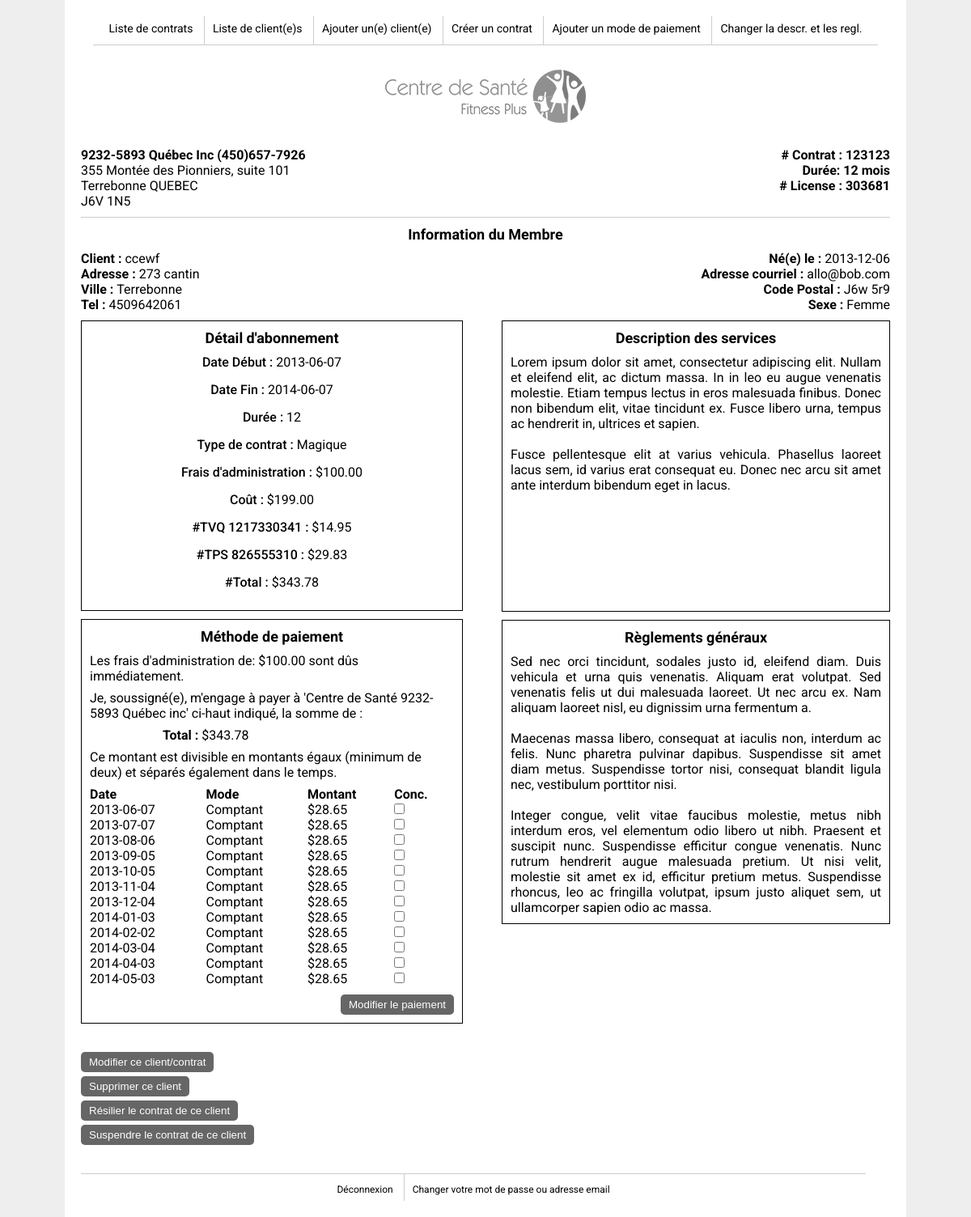
/facture.php?client_id=9 (signed in), run on the app's committed database.
### tables this page shows
CREATE TABLE IF NOT EXISTS `contrats` (
  `contrat_id` int(11) unsigned NOT NULL AUTO_INCREMENT,
  `client_id` int(11) NOT NULL,
  `numeroContrat` int(11) NOT NULL,
  `duree` int(11) NOT NULL,
  `dateDebut` date NOT NULL,
  `dateFin` date NOT NULL,
  `fraisAdministration` float NOT NULL,
  `cout` float NOT NULL,
  `TPS` float NOT NULL,
  `TVQ` float NOT NULL,
  `total` float NOT NULL,
  `numeroCarteCredit` varchar(255) DEFAULT NULL,
  `expirationCarteCredit` varchar(255) DEFAULT NULL,
  `numSecuriteCarteCredit` int(11) DEFAULT NULL,
  `typeContrat` varchar(255) NOT NULL,
  `dateResiliation` date DEFAULT NULL,
  `dateSuspension` date DEFAULT NULL,
  PRIMARY KEY (`contrat_id`)
);

CREATE TABLE IF NOT EXISTS `clients` (
  `client_id` int(11) unsigned NOT NULL AUTO_INCREMENT,
  `nomClient` varchar(255) NOT NULL,
  `adresse` varchar(255) NOT NULL,
  `ville` varchar(255) NOT NULL,
  `telephone` varchar(255) NOT NULL,
  `dateNaissance` date NOT NULL,
  `tag` varchar(255) NOT NULL,
  `codePostal` varchar(10) NOT NULL,
  `sexe` varchar(255) NOT NULL,
  PRIMARY KEY (`client_id`)
);

CREATE TABLE IF NOT EXISTS `infos` (
  `info_id` int(11) unsigned NOT NULL AUTO_INCREMENT,
  `descriptionServices` text NOT NULL,
  `reglements` text NOT NULL,
  PRIMARY KEY (`info_id`)
);

CREATE TABLE IF NOT EXISTS `paiements` (
  `paiement_id` int(11) unsigned NOT NULL AUTO_INCREMENT,
  `montant` float NOT NULL,
  `datePaiement` date NOT NULL,
  `modePaiement_id` int(11) DEFAULT NULL,
  `conc` tinyint(1) NOT NULL DEFAULT '0',
  `contrat_id` int(11) NOT NULL,
  PRIMARY KEY (`paiement_id`)
);

### facture.php (the view, shortened to what this page needs)
<?php
	include_once('_scripts/config.php');
	$client_id=$_GET['client_id'];
	$SQL="SELECT *
		FROM clients
		JOIN contrats
		ON contrats.client_id=clients.client_id
		WHERE clients.client_id='$client_id'";
	$req=mysqli_query($link,$SQL);
	$enr=mysqli_fetch_assoc($req);
?>
<!doctype html>
<html>
<head>
<?php
	include_once('_includes/linksEtScripts.inc.php');
?>
<link rel="stylesheet" type="text/css" href="_css/print.css" media="print" />
</head>
<body>
<div class="container">
	<?php
        include_once('_includes/header.inc.php');
    ?>
    <div class="content">
   	 	<?php
		$affichage='';
        ?>
    	<h1><img src="SmallLogoBW.png" width="248" height="75" alt="Logo"></h1>
        <ul class="floatLeft">
        	<li><b>9232-5893 Québec Inc  (450)657-7926</b></li>
            <li>355 Montée des Pionniers, suite 101</li>
            <li>Terrebonne QUEBEC</li>
            <li>J6V 1N5</li>
       </ul>
       <ul class="floatRight">
            <li><b># Contrat : <?php if ($enr['numeroContrat']) {
				echo $enr['numeroContrat'];
			}else {
				echo 'Aucun';
			}?></b></li>
            <li><b>Durée:     <?php echo $enr['duree'] ?> mois</b></li>
            <li><b># License :   303681</b></li>
        </ul>
		<div class="infosMembre">
			<h3>Information du Membre</h3>
			<ul class="floatLeft">
				<li><b>Client : </b><?php echo $enr['nomClient'] ?></li>
				<li><b>Adresse : </b><?php echo $enr['adresse'] ?></li>
				<li><b>Ville : </b><?php echo $enr['ville'] ?></li>
				<li><b>Tel : </b><?php echo $enr['telephone'] ?></li>
			</ul>
			 <ul class="floatRight">
				<li><b>Né(e) le : </b><?php echo $enr['dateNaissance'] ?></li>
				<li><b>Adresse courriel : </b><?php if ($enr['tag']) {
					echo $enr['tag'];
				} else {
					echo 'Aucune';
				}?></li>
				<li><b>Code Postal : </b><?php echo $enr['codePostal'] ?></li>
				<li><b>Sexe : </b><?php echo $enr['sexe'] ?></li>
			</ul>
			<div class="blocsInfos">
				<div class="detailAbonnement">
					<h3>Détail d'abonnement</h3>
					<ul>
						<li><b>Date Début : </b><?php echo $enr['dateDebut'] ?></li>
						<li><b>Date Fin : </b><?php echo $enr['dateFin'] ?></li>
						<li><b>Durée : </b><?php echo $enr['duree'] ?></li>
						<li><b>Type de contrat : </b><?php
							echo $enr['typeContrat'] ;
							?></li>
						<li><b>Frais d'administration : </b><?php echo '$'.number_format ($enr['fraisAdministration'],2) ?></li>
						<li><b>Coût : </b><?php echo '$'.number_format ($enr['cout'],2) ?></li>
						<li><b>#TVQ 1217330341 : </b><?php echo '$'.number_format ($enr['TPS'],2) ?></li>
						<li><b>#TPS 826555310 : </b><?php echo '$'.number_format ($enr['TVQ'],2) ?></li>
						<li><b>#Total : </b><?php echo '$'.number_format ($enr['total'],2) ?></li>
					</ul>
				</div>
				<?php
				$SQL="SELECT *
					FROM infos";
				$req=mysqli_query($link, $SQL);
				$enrInfos=mysqli_fetch_assoc($req);
				$description=$enrInfos['descriptionServices'];
				$reglements=$enrInfos['reglements'];
				?>
				<div class="description<?php if (isset($enr['numeroCarteCredit']) && $enr['numeroCarteCredit'] != '') { ?> avecCarteCredit<?php } ?>">
					<h3>Description des services</h3>
					<?php echo '<p>'.$description.'</p>' ?>
				</div>
				<div class="methodePaiement">
					<h3>Méthode de paiement</h3>
					<p>Les frais d'administration de: <?php echo '$'.number_format ($enr['fraisAdministration'],2) ?> sont dûs immédiatement.</p>
					<p>Je, soussigné(e), m'engage à payer à 'Centre de Santé 9232-5893 Québec inc' ci-haut indiqué, la somme de :</p>
					<p class="marginLeft"><b>Total : </b><?php echo '$'.number_format ($enr['total'],2) ?></p>
					<p>Ce montant est divisible en montants égaux (minimum de deux) et séparés également dans le temps.</p>
					<form action="#" method="post">
						<table>
							<tbody>
								<tr>
									<th>Date</th>
									<th>Mode</th>
									<th>Montant</th>
									<th>Conc.</th>
								</tr>
								<?php
									$contrat_id=$enr['contrat_id'];
									$SQL="SELECT *
										FROM paiements
										WHERE contrat_id='$contrat_id'";
									$reqPaiements=mysqli_query($link, $SQL);
									$SQL="SELECT modePaiement_id, modePaiement
										FROM modesPaiements";
									$reqModes=mysqli_query($link, $SQL);
									if(mysqli_num_rows($reqModes)>0){
										$modes=array();
										while($enrModes=mysqli_fetch_assoc($reqModes)){
											$modes[$enrModes['modePaiement_id']]=$enrModes['modePaiement'];
										}
									}
									if(mysqli_num_rows($reqPaiements)==0){
										echo '<p>Il n\'y a pas de paiements reliés à ce contrat</p>';
									}else{
										$affichage='';
										while($enrPaiements=mysqli_fetch_assoc($reqPaiements)){
											$affichage.='<tr>';
											$affichage.='<td>'.$enrPaiements['datePaiement'].'</td>
												<td>';
											   if($enrPaiements['modePaiement_id']==NULL){
													if(isset($modes) && count($modes)>0){
														$affichage.='<select name="'.$enrPaiements['paiement_id'].'"><option></option>';
														foreach($modes as $mode_id => $mode){
															$affichage.='<option value="'.$mode_id.'">'.$mode.'</option>';
														}
														$affichage.='</select>';
													}
												}else{
													$index=$enrPaiements['modePaiement_id'];
													$affichage.=$modes[$index];
												}
												$affichage.='</td>
												<td>$'.number_format( $enrPaiements['montant'], 2).'</td>
												<td>';
												if($enrPaiements['conc']==true){
													$affichage.='Oui';
												}else{
													$affichage.='<input type="checkbox" name="check-'.$enrPaiements['paiement_id'].'">';
												}
												$affichage.='</td>';
												$affichage.='</tr>';
										}
										echo $affichage;
									}
								?>
							</tbody>
						</table>
						<div class="conteneurBoutonPaiement"><input class="btn modifierPaiement" type="submit" value="Modifier le paiement"></div>
					</form>
				</div>
				<div class="reglements">
					<h3>Règlements généraux</h3>
					<?php echo '<p>'.$reglements.'</p>' ?>
				</div>
				<div class="actionsClient">
					<form action="modifierClient.php?client_id=<?php echo $client_id ?>" method="post">
						<input class="btn" type="submit" value="Modifier ce client/contrat">
					</form>
					<form action="#" method="post">
						<input class="btn" type="submit" value="Supprimer ce client">
					</form>
					<form action="#" method="post">
						<input class="btn" type="submit" value="Résilier le contrat de ce client">
					</form>
					<?php
						if($enr['typeContrat']=='SUSPENDU'){
							$affichage='<form action="#" method="post">
								<input class="btn" type="submit" value="Dé-Suspendre le contrat de ce client">
								<input type="hidden" name="desuspension">
								</form>';
						}else{
							$affichage='<form action="#" method="post">
								<input class="btn" type="submit" value="Suspendre le contrat de ce client">
								<input type="hidden" name="suspension">
								</form>';
						}
						echo $affichage;
					?>
				</div>
			</div>
		</div>
    </div>
	<?php
		include('_includes/footer.inc.php');
	?>
</div>
</body>
</html>

### _includes/linksEtScripts.inc.php
<?php
	$affichage='<link rel="stylesheet" type="text/css" href="_css/reset.css">
		<link rel="stylesheet" type="text/css" href="_css/style.css">
		<link href="https://fonts.googleapis.com/css?family=Roboto:400,300,500,700" rel="stylesheet" type="text/css">
		<link href="https://cdn.datatables.net/1.10.9/css/jquery.dataTables.min.css" rel="stylesheet" type="text/css">
		<script src="//code.jquery.com/jquery-1.11.3.min.js" type="text/javascript"></script>
		<script src="https://cdn.datatables.net/1.10.9/js/jquery.dataTables.min.js" type="text/javascript"></script>
		<script src="_scripts/script.js" type="text/javascript"></script>';
	echo $affichage;
?>

### _includes/header.inc.php (shortened to what this page needs)
<?php
	$affichage='<header>
		<nav>
			<ul>
				<li><a href="index.php" class="';
				$affichage.='">Liste de contrats</a></li>
				<li><a href="listeClients.php" class="';
				$affichage.='">Liste de client(e)s</a></li>
				<li><a href="creerClient.php" class="';
				$affichage.='">Ajouter un(e) client(e)</a></li>
				<li><a href="creerContrat.php" class="';
				$affichage.='">Créer un contrat</a></li>
				<li><a href="ajouterModePaiement.php" class="';
				$affichage.='">Ajouter un mode de paiement</a></li>
				<li><a href="changerInfos.php" class="';
				$affichage.='">Changer la descr. et les regl.</a></li>
			</ul>
		</nav>
	</header>';
	echo $affichage;
?>

### _includes/footer.inc.php
<footer>
	<ul>
		<li><a href="deconnexion.php">Déconnexion</a></li>
		<li><a href="changerMotDePasse.php">Changer votre mot de passe ou adresse email</a></li>
	</ul>
</footer>

### _css/style.css (style rules this page uses)
body { font-family: 'Roboto', Arial, sans-serif; background-color: #eee; }
a:link, a:visited { text-decoration:none; color:#000; }
.btn { color: #fff; padding: 5px 10px; background: #666; border: none; border-radius: 5px; cursor: pointer; }
.actionsClient { margin-top: 35px; float: left; clear: left; }
.actionsClient form + form { margin-top: 5px; }
.container { width:90%; max-width:1040px; margin:0 auto; background:#fff; overflow:hidden; padding: 20px; box-sizing: border-box; }
header { overflow:hidden; margin-bottom:20px; }
nav { margin: 0 auto; text-align: center; width: 97%; font-size: 14px; border-bottom: 1px solid #ccc; }
nav li { display: inline-block; }
nav li +li { margin-left: 5px; padding-left: 5px; border-left: 1px solid #ccc; }
nav li a { display: block; padding: 7px 5px; color: #333; margin-bottom: 5px; }
footer { margin: 0 auto; text-align: center; width: 97%; font-size: 12px; border-top: 1px solid #ccc; margin-top: 35px; float: left; }
footer li { display: inline-block; }
footer li +li { margin-left: 5px; padding-left: 5px; border-left: 1px solid #ccc; }
footer li a { display: block; padding: 7px 5px; color: #333; margin-top: 5px; }
.content { margin-top:25px; }
.content h1 { font-weight:bold; font-size:1.5em; margin-bottom:20px; text-align:center; }
.content p { text-align:center; }
.floatRight { text-align:right; }
.floatLeft { float:left; }
.detailAbonnement { clear:left; border:1px solid #000; width:45%; text-align:center; margin-bottom:10px; padding: 10px; float:left; }
.detailAbonnement li { margin-bottom:15px; }
.detailAbonnement li b { font-weight: 500; }
.methodePaiement { width:45%; border:1px solid #000; padding: 10px; float:left; clear:left; }
.methodePaiement p { text-align:left; margin-bottom:8px; }
.methodePaiement table { width:100%; }
.methodePaiement table th { font-weight:bold; }
.content h3 { font-weight:bold; margin-bottom:10px; }
.content div h3 { font-size: 18px; text-align:center; }
.marginLeft { margin-left:90px; }
.conteneurBoutonPaiement { text-align:right; margin-top:10px; }
.description, .reglements { width:48%; float:right; border:1px solid #000; padding: 10px; margin-bottom:10px; -moz-box-sizing: border-box; -webkit-box-sizing: border-box; box-sizing: border-box; }
.description { min-height: 360px; }
.description p, .reglements p { text-align: justify; }
.infosMembre { width: 100%; float: left; border-top: 1px solid #ccc; padding-top: 10px; margin-top:10px; }
.blocsInfos { width: 100%; float: left; margin-top: 10px; }

### _css/print.css (style rules this page uses)
body { font-size:0.8em; }
header { display:none !important; }
input { display:none !important; }
.detailAbonnement { margin-bottom:4px; }
.detailAbonnement li { margin-bottom:5px; }
h1 { margin-bottom:-5px !important; margin-top:-28px !important; font-size:1.4em; }
h3 { margin-bottom:2px !important; }
.description { margin-bottom:2.5px; min-height: 226px !important; }
.description p, .reglements p { font-size:0.75em; line-height:11px; }
.reglements { margin-bottom:0; }

### data on the page
contrats: numeroContrat "123123", duree "12", client.nomClient "ccewf", client.adresse "273 cantin", client.ville "Terrebonne", client.telephone "4509642061", client.dateNaissance "2013-12-06", client.tag "allo@bob.com", client.codePostal "J6w 5r9", client.sexe "Femme", dateDebut "2013-06-07", dateFin "2014-06-07", typeContrat "Magique", fraisAdministration "100.00", cout "199.00", TPS "14.95", TVQ "29.83", total "343.78"
infos: descriptionServices "Lorem ipsum dolor sit amet, consectetur adipiscing elit. Nullam et eleifend elit, ac dictum massa. In in leo eu augue venenatis molestie. Etiam tempus lectus in eros malesuada finibus. Donec non bibendum elit, vitae tincidunt ex. Fusce libero urna, tempus ac hendrerit in, ultrices et sapien. Fusce pellentesque elit at varius vehicula. Phasellus laoreet lacus sem, id varius erat consequat eu. Donec nec arcu sit amet ante interdum bibendum eget in lacus.", reglements "Sed nec orci tincidunt, sodales justo id, eleifend diam. Duis vehicula et urna quis venenatis. Aliquam erat volutpat. Sed venenatis felis ut dui malesuada laoreet. Ut nec arcu ex. Nam aliquam laoreet nisl, eu dignissim urna fermentum a. Maecenas massa libero, consequat at iaculis non, interdum ac felis. Nunc pharetra pulvinar dapibus. Suspendisse sit amet diam metus. Suspendisse tortor nisi, consequat blandit ligula nec, vestibulum porttitor nisi. Integer congue, velit vitae faucibus molestie, metus nibh interdum eros, vel elementum odio libero ut nibh. Praesent et suscipit nunc. Suspendisse efficitur congue venenatis. Nunc rutrum hendrerit augue malesuada pretium. Ut nisi velit, molestie…"
paiements: datePaiement "2013-06-07", modePaiement "Comptant", montant "28.65"
paiements: datePaiement "2013-07-07", modePaiement "Comptant", montant "28.65"
paiements: datePaiement "2013-08-06", modePaiement "Comptant", montant "28.65"
paiements: datePaiement "2013-09-05", modePaiement "Comptant", montant "28.65"
paiements: datePaiement "2013-10-05", modePaiement "Comptant", montant "28.65"
paiements: datePaiement "2013-11-04", modePaiement "Comptant", montant "28.65"
paiements: datePaiement "2013-12-04", modePaiement "Comptant", montant "28.65"
paiements: datePaiement "2014-01-03", modePaiement "Comptant", montant "28.65"
paiements: datePaiement "2014-02-02", modePaiement "Comptant", montant "28.65"
paiements: datePaiement "2014-03-04", modePaiement "Comptant", montant "28.65"
paiements: datePaiement "2014-04-03", modePaiement "Comptant", montant "28.65"
paiements: datePaiement "2014-05-03", modePaiement "Comptant", montant "28.65"
